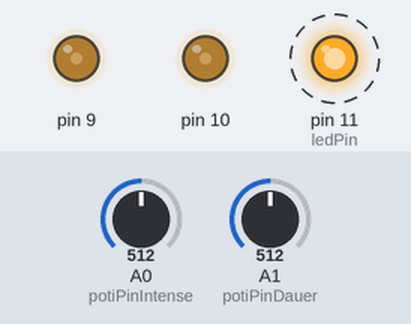
A sketch run on a simulated Arduino Uno, built with avr-gcc and run on an emulated ATmega328P. Shown: output pins drawn as LEDs (lit = HIGH). Dashed ring = blinking. The inputs (shaded band) are chosen by the test bench; at power-on: A0 (potiPinIntense) = 512, A1 (potiPinDauer) = 512.

Above: at 1.2 s.
1.3 s: A0 (potiPinIntense) set to 1023
At 2.3 s:
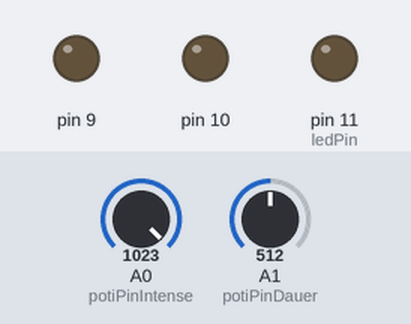
2.8 s: A0 (potiPinIntense) set to 1022
At 3.11 s:
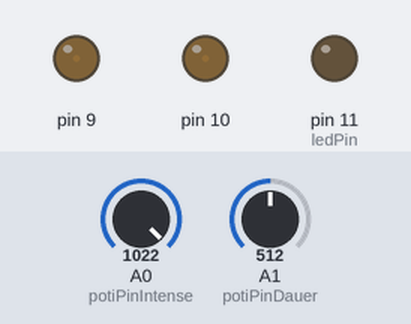
5.8 s: A0 (potiPinIntense) set to 716
At 8.6 s:
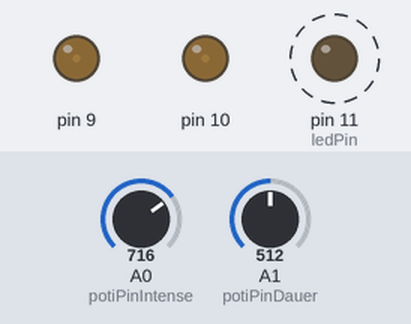
8.8 s: A0 (potiPinIntense) set to 306
11.8 s: A1 (potiPinDauer) set to 716
At 12.24 s:
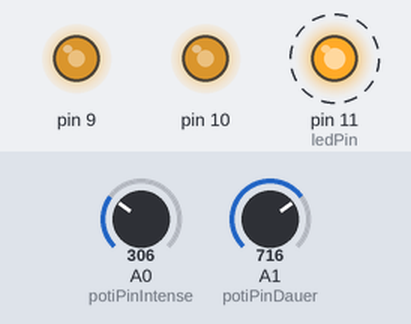
14.8 s: A0 (potiPinIntense) set to 10
Timing chart, 0 to 18.8 s (numbered marks = the images above; inputs shaded):
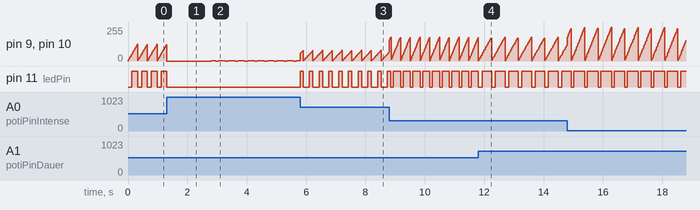

Measured:
- after the input at 1.3 s, pin 11 (ledPin): goes on until 1.3 s, then stays LOW
- after the input at 2.8 s, pin 9, pin 10: 0/255 → 1/255 at once, then repeats every 0.33 s: 2/255 0.10 s, 0/255 0.10 s, 1/255 0.13 s
- after the input at 5.8 s, pin 11 (ledPin): alternates HIGH for 0.12 s and LOW for 0.21 s, starting at once
- after the input at 11.8 s, pin 11 (ledPin): alternates HIGH for 0.34 s and LOW for 0.12 s, starting after 0.45 s
- by itself, pin 11 (ledPin): alternates HIGH for 0.20 s and LOW for 0.13 s

The sketch:

Impulsgenerator_v02.ino
```cpp
//The timer can either run from 0 to 255, or from 0 to a fixed value. (The 16-bit Timer 1 has additional modes to supports timer values up to 16 bits.)
//In the following "x" is "0", "1" or "2" for timer 0, 1 or 2.
//
//Setting the timer prescaller:
//  Setting                          Prescale_factor
//  TCCRxB = _BV(CS01);              1
//  TCCRxB = _BV(CS11);              8
//  TCCRxB = _BV(CS10) | _BV(CS11);  64
//  TCCRxB = _BV(CS12);              256
//  TCCRxB = _BV(CS10) | _BV(CS12);  1024
//
//WGM bits:
//  Control the overall mode of the timer (These bits are split between TCCRnA and TCCRnB registers)
//
//CS bits
//  Clock Select bits, these control the clock prescaler
//
//COMnA bits
//  Compare Match Output A Mode bits.  These enable/disable/invert output A
//
//COMnB bits
//  Compare Match Output B Mode bits.  These enable/disable/invert output B
//
//OCRnA and OCRnB registers
//  Output Compare Registers, set the levels at which outputs A and B will be affected. When the timer value matches the register value, the corresponding output will be modified as specified by the mode.

/*
Timer output  Arduino output  Chip pin  Pin name
OC0A      6       12      PD6
OC0B      5       11      PD5
OC1A      9       15      PB1
OC1B      10        16      PB2
OC2A      11        17      PB3
OC2B      3       5     PD3

*/


#define potiPinIntense PC0
#define potiPinDauer PC1
#define ledPin 11
#define MinDauer 20

int16_t  potiValueIntense;
int16_t  potiValueDauer;
int16_t  dauer;
uint16_t  puls;
float potiFloat;

void setup() {
 // Serial.begin(115200);
  pinMode(ledPin, OUTPUT);
  dauer=1;


  noInterrupts();
  // Timer0
  // reset Timer0
  TCCR0A = 0; // set TCCR0A register to 0
  TCCR0B = 0; // set TCCR0B register to 0
  TCNT0  = 0; // reset counter value
  //Timer aktivieren
  TCCR0A |= (1 << WGM01); // enable timer0 CTC mode
  TIMSK0 |= (1 << OCIE0A); // enable timer0 compare interrupt
  OCR0A = 124; // set compare match register of timer 0 (max. value: 255 = 2^8 - 1)
  // 64 prescaling for timer0
  TCCR0B |= (1 << CS02) | (1 << CS00) |(0 << CS01);


  // Timer 1
  TCCR1A = 0;
  TCCR1B = 0;
  TCCR1A |= (1 << WGM10) | (1 << WGM11) | (1 << WGM12) | (1 << WGM13); /*  Fast PWM 10Bit */
  TCCR1B  |= (0 << CS12) | (1 << CS11) | (0 << CS10);   //* Set Preescaler 8 */
  TCCR1A |= (1 << COM1A1) | (1<<COM1B1);/* No invertir la Senal PWM */
  DDRB |= (1 << DDB1)| (1 << DDB2); //PWM-Pin 9 and 10 als Output

  interrupts();

//pinMode(8, OUTPUT);


}


ISR(TIMER0_COMPA_vect) {
   noInterrupts();
  // timer0 interrupt to-do code here


  // Rampe Generator


        dauer = dauer + (potiValueDauer/20); //nach oben zählen

      if (dauer <= MinDauer)
        {
        dauer = MinDauer; // nicht unter MinDauer

        }
      if (dauer >= 1023)
        {
        dauer = MinDauer; // Rücksetzen
        }

       if (potiValueDauer <= 1)
        {
        dauer = MinDauer; // wenn DauerValue Wert zu klein dauer Rücksetzen, sonst keine Ändeurng des Dauer Wertes
        }

  interrupts();

}

void setIntense()
  {

  potiFloat = potiValueIntense;
  puls = dauer*(potiFloat/100);
 // Serial.println(dauer);
 // Serial.println(potiFloat/100);

//  if (puls <= 0)
//    {
//    puls = 0;
//    }
   if (puls >= 1023)
    {
    puls = 1023;
    }

  if (puls >= 200)
    {
    digitalWrite(ledPin, HIGH);
    }
  else
    {
    digitalWrite(ledPin, LOW);
    }
  //Serial.println(puls);

  OCR1A = puls;
  OCR1B = (puls-1023)*-1;
  };

void ladeWerte()
  {
  potiValueIntense = analogRead(potiPinIntense);
  potiValueIntense = map(potiValueIntense, 0, 1023, 100, 0);

  potiValueDauer = analogRead(potiPinDauer);
  potiValueDauer = map(potiValueDauer, 0, 1023, 1023, 0);
  }

void loop()
  {

  ladeWerte();
  setIntense();


  }
```
